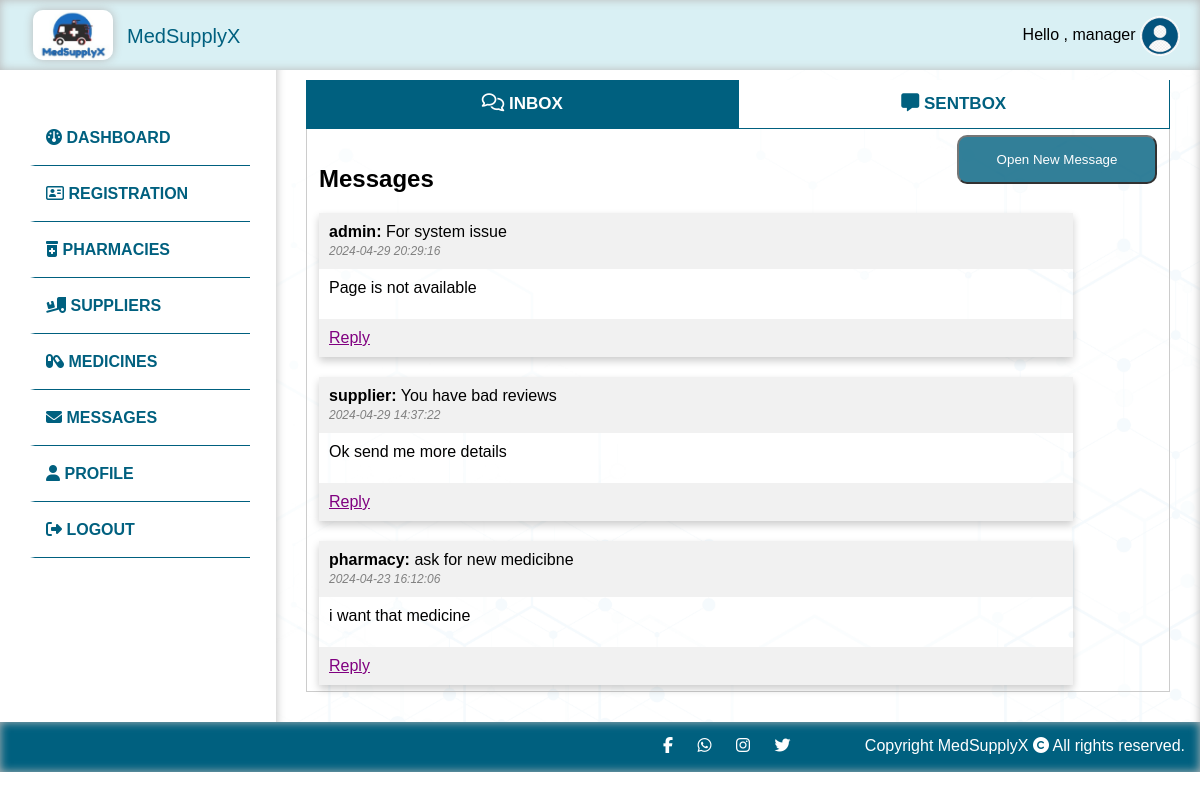
Page /managers/messages (signed in) on the committed database.
### tables this page shows
CREATE TABLE `messages` (
  `id` int(11) NOT NULL,
  `pharmacyId` int(11) NOT NULL,
  `supplierId` int(11) NOT NULL,
  `managerId` int(11) NOT NULL,
  `adminId` int(11) NOT NULL,
  `sender` varchar(255) NOT NULL,
  `receiver` varchar(255) NOT NULL,
  `heading` varchar(255) NOT NULL,
  `message` text NOT NULL,
  `createdDate` datetime NOT NULL DEFAULT current_timestamp()
);

### app/controllers/Managers.php (called while the page is built, shortened)
<?php
class Managers extends Controller
{
    public $managerModel;
    public function __construct()
    {
        $this->managerModel = $this->model('Manager');
    }
    public function messages() {
        $getMessages = $this->managerModel->getMessages();
        $getMyMessageData = $this->managerModel->getMyMessageData();
        $data = [
            'getMessages' => $getMessages,
            'getMyMessageData' => $getMyMessageData
        ];
        $this->view('manager/messages', $data);
    }
}

### app/libraries/Core.php (called while the page is built, shortened)
<?php
    class Core {
        protected $currentMethod = 'index';
        public function __construct() {
            $url = $this->getUrl();
            if(isset($url[0])){
            if(file_exists('../app/controllers/' . ucwords($url[0]) . '.php')) {
                unset($url[0]);
            }
        }
            $this->currentController = new $this->currentController;
            if(isset($url[1])) {
                if(method_exists($this->currentController, $url[1])) {
                    $this->currentMethod = $url[1];
                    unset($url[1]);
                }
            }
            $this->params = $url ? array_values($url) : [];
            call_user_func_array([$this->currentController, $this->currentMethod], $this->params);
      }
       public function getUrl() {
           if(isset($_GET['url'])) {
               $url = rtrim($_GET['url'], '/');
               $url = filter_var($url, FILTER_SANITIZE_URL);
               $url = explode('/', $url);
               return $url;
           }
       }
    }
    ?>

### public/index.php (called while the page is built, shortened)
<?php
    $init = new Core;
?>

### app/libraries/Database.php (called while the page is built, shortened)
<?php
class Database {
    private $host = DB_HOST;
    private $user = DB_USER;
    private $pass = DB_PASS;
    private $dbname= DB_NAME;
    private $dbh;
    private $stmt;
    public function __construct(){
        $dsn = 'mysql:host=' . $this->host . ';dbname=' . $this->dbname;
        $options = array(
            PDO::ATTR_PERSISTENT => true,
            PDO::ATTR_ERRMODE => PDO::ERRMODE_EXCEPTION
        );
        try{
            $this->dbh = new PDO($dsn, $this->user, $this->pass, $options);
        } catch(PDOException $e){
            $this->error = $e->getMessage();
            echo $this->error;
        }
    }
    public function query($sql){
        $this->stmt = $this->dbh->prepare($sql);
    }
    public function bind($param, $value, $type = null){
        if(is_null($type)){
            switch(true){
                default:
                    $type = PDO::PARAM_STR;
            }
        }
        $this->stmt->bindValue($param, $value, $type);
    }
    public function execute(){
        return $this->stmt->execute();
    }
    public function resultSet(){
        $this->execute();
        return $this->stmt->fetchAll(PDO::FETCH_OBJ);
    }
}

### app/models/Manager.php (called while the page is built, shortened)
<?php
class Manager
{
    private $db;
    public function __construct()
    {
        $this->db = new Database;
    }
    public function getMessages()
    {
        $this->db->query("SELECT * FROM messages WHERE receiver = 'manager' ORDER BY createdDate DESC");
        $results = $this->db->resultSet();
        return $results;
    }
public function getMyMessageData()
{
    $this->db->query("SELECT * FROM messages WHERE sender = :sender ORDER BY createdDate DESC");
    $this->db->bind(':sender', $_SESSION['USER_DATA']['name']);
    $results = $this->db->resultSet();
    return $results;
}
}

### app/views/manager/messages.php (the view, shortened to what this page needs)
<!DOCTYPE html>
<html lang="en">
<head>
  <link rel="stylesheet" href="<?php echo URLROOT ?>/public/css/style.css">
</head>
<body>
  <?php require APPROOT . '/views/inc/header.php'; ?>
  <?php require APPROOT . '/views/inc/manager_sidebar.php'; ?>
  <div class="content">
    <div class="horizontaltab2">
      <button class="tablinks active" onclick="openEvent(event, 'inbox')"> <i class='far fa-comments' style='font-size:18px'> </i> INBOX </button>
      <button class="tablinks" onclick="openEvent(event, 'sentbox')"> <i class="fa-solid fa-message" style='font-size:18px'></i> SENTBOX </button>
    </div>
    <div id="inbox" class="tabcontent">
      <button class="open-button" onclick="openForm()"> Open New Message </button>
      <div class="middlespace"></div>
      <h2> Messages </h2>
      <?php foreach ($data['getMessages'] as $getMessages) : ?>
        <div class="container-custom">
          <div class="card-custom">
            <div class="header-custom">
              <p><b><?php echo $getMessages->sender; ?>:</b> <?php echo $getMessages->heading; ?></p>
              <i class="displaydate"> <?php echo $getMessages->createdDate; ?> </i>
            </div>
            <div class="content-custom">
              <p><?php echo $getMessages->message; ?></p>
            </div>
            <div class="header-custom"><a class="replylink" href="<?php echo URLROOT; ?>/managers/sendMessage/<?php echo $getMessages->id; ?>">Reply</a></div>
          </div>
        </div>
      <?php endforeach; ?>
    </div>
      </div>
  <?php require APPROOT . '/views/inc/footer.php'; ?>
</body>
</html>

### public/css/style.css (style rules this page uses)
* { box-sizing: border-box; margin: 0; }
body { font-family:Arial, Helvetica, sans-serif; min-height: 100vh; }
.content { background: rgb(255,255,255); background: linear-gradient(90deg, rgba(255,255,255,1) 0%, rgb(235, 252, 255) 100%); padding: 30px; flex: 1; margin-top: 50px; background-repeat: no-repeat; background-size: cover; box-shadow: 0px 10px 10px rgb(185, 185, 185) inset; background-image: url(../img/background.png); }
.open-button { background-color:#00607F; color: white; padding: 15px 0px; cursor: pointer; opacity: 0.8; float:right; width: 200px; border-radius: 10px; }
.middlespace { height:30px; }
.horizontaltab , .horizontaltab2 , .horizontaltab3 { overflow: hidden; background-color: white; border-bottom: 1px solid #00607F; border-left: 1px solid #00607F; }
.horizontaltab2 button { background-color: inherit; float: left; border: none; outline: none; cursor: pointer; padding: 14px 16px; transition: 0.3s; font-size: 17px; width:50%; color:#00607F; font-weight: bold; border-right: 1px solid #00607F; }
.tablinks.active { background-color: #00607F; color: white; }
.horizontaltab button:hover , .horizontaltab2 button.active , .horizontaltab3 button.active { background-color: #00607F; color:#ffffff; }
.tabcontent { display: none; padding: 6px 12px; border: 1px solid #ccc; border-top: none; }
.container-custom { width: 90%; margin-right:20px; margin-top:20px; }
.card-custom { box-shadow: 0 4px 8px 0 rgba(0, 0, 0, 0.2); width: 100%; }
.header-custom { background-color: #f1f1f1; padding: 10px; }
.content-custom { min-height: 30px; margin:10px auto; margin-left:10px; }
.replylink { cursor: pointer; text-decoration:underline; color:purple; }
.displaydate { color:gray; font-size: 12px; margin-top: 5px; }

### rows in the picture
messages: sender "admin", heading "For system issue", createdDate "2024-04-29 20:29:16", message "Page is not available"
messages: sender "supplier", heading "You have bad reviews", createdDate "2024-04-29 14:37:22", message "Ok send me more details"
messages: sender "pharmacy", heading "ask for new medicibne", createdDate "2024-04-23 16:12:06", message "i want that medicine"

### other values in the picture
$_SESSION['USER_DATA']['name'] "manager"
